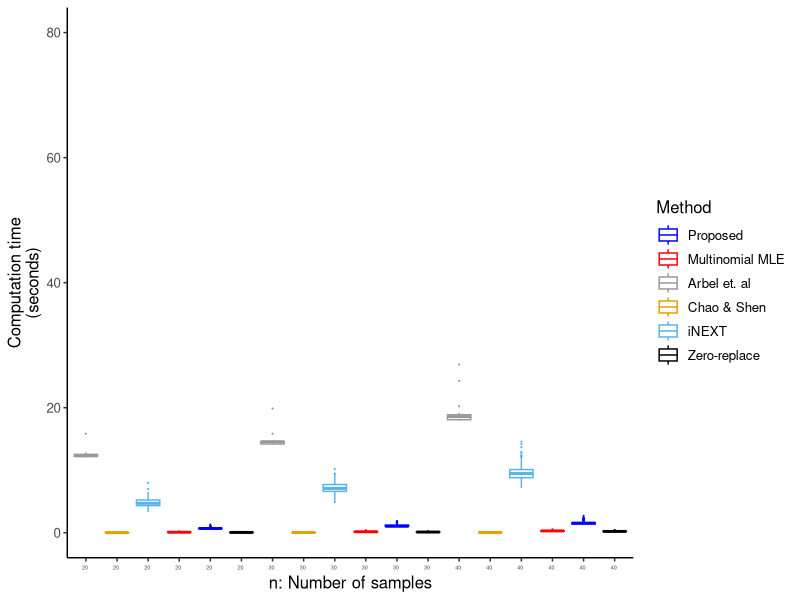
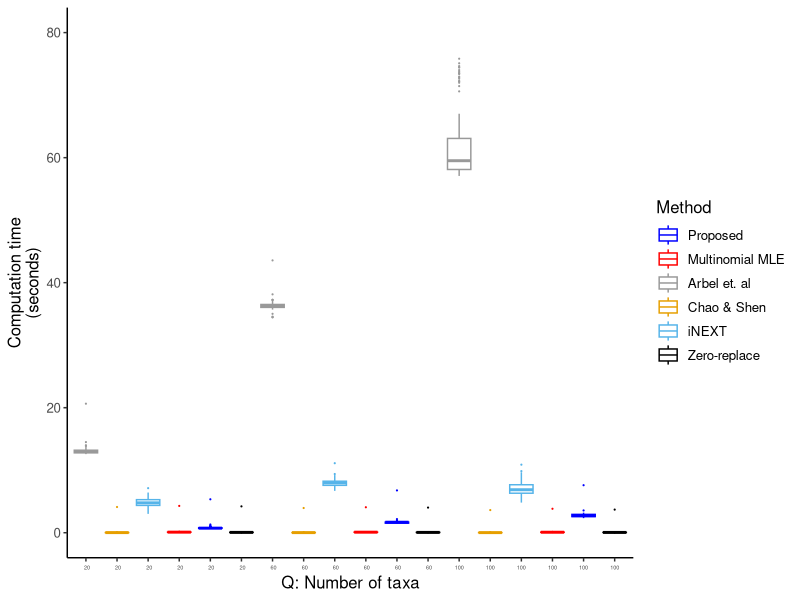
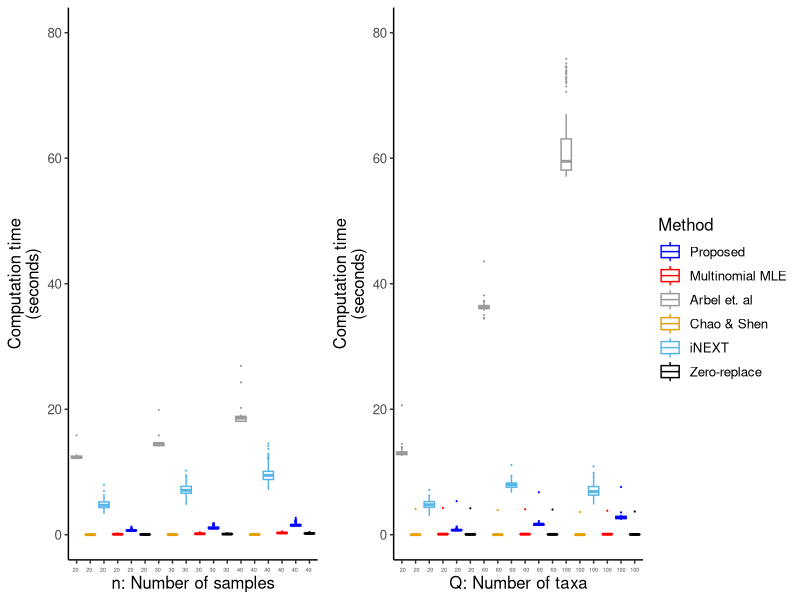
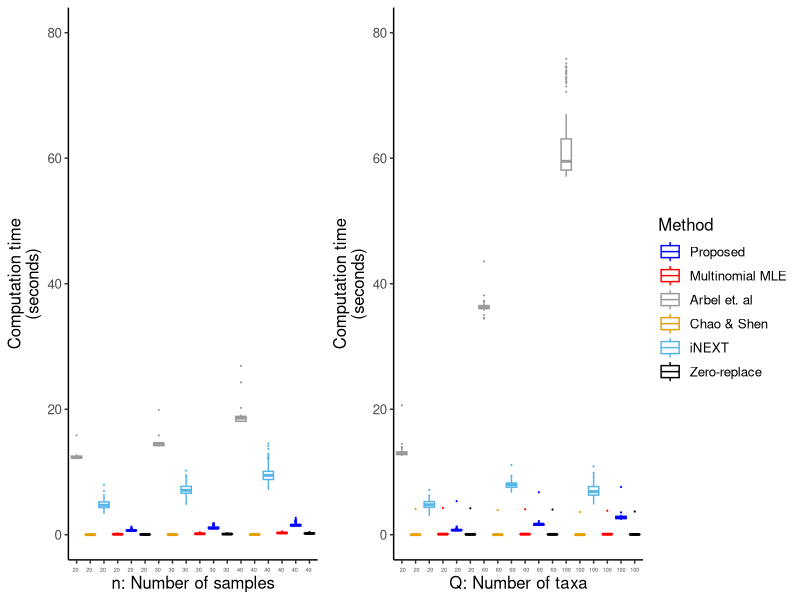

The R script that drew these images, in order:
# 

library(tidyverse)
n_df <- read_csv("../Fig2_MSE_n/n_df.csv")
q_df <- read_csv("../Fig5_MSE_numtaxa/q_df.csv")

n_df$Method %>% unique
n_df2 <- n_df %>%
  mutate(Method = factor(Method, levels = c("Proposed", 
                                            "Multinomial MLE",
                                            "Arbel et. al", 
                                            "Chao & Shen", 
                                            "iNEXT",
                                            "Zero-replace"))) %>%
  # mutate(Method = relevel(Method, "Multinomial MLE")) %>%
  # mutate(Method = relevel(Method, "Zero-replace")) %>%
  # mutate(Method = relevel(Method, "Proposed")) %>%
  # mutate(Method = plyr::revalue(Method, 
  #                               c("arbel" = "Arbel et. al",
  #                                 "divnet"="Proposed",
  #                                 "chao-shen" = "Chao &\nShen",
  #                                 "inext" = "iNEXT",
  #                                 "plug-in" = "Multinomial\nMLE",
  #                                 "plug-in-add-half" = "Zero-replace"))) %>%
  mutate(n_method = paste(n_char, " \n", Method , sep = "")) 

q_df2 <- q_df %>%
  mutate(q_method = paste(ifelse(q_char == 100, "", " "),
                          q_char, " \n", Method , sep = "")) %>%
  mutate(Method = as.factor(Method)) %>%
  mutate(Method = relevel(Method, "Multinomial MLE")) %>%
  mutate(Method = relevel(Method, "Zero-replace")) %>%
  mutate(Method = relevel(Method, "Proposed")) %>%
  mutate(q_char = factor(q_char, levels=c("20", "60", "100"))) 

time_plot_n <- n_df2 %>%
  filter(n_char > 10) %>%
  ggplot(aes(x = n_method, 
             y = time, col = Method)) +
  geom_boxplot(outlier.size=0.1) + 
  xlab("n: Number of samples") + 
  ylab("Computation time\n(seconds)") + 
  ylim(0, 80) +
  theme_bw() + 
  scale_x_discrete(breaks=n_df2$n_method,
                   labels=n_df2$n_method %>% substr(1,3)) +
  theme(text = element_text(size = 12),
        axis.text.x = element_text(size = 4) ,
        panel.border = element_blank(), panel.grid.major = element_blank(),
        panel.grid.minor = element_blank(), axis.line = element_line(colour = "black")) +
  scale_color_manual(breaks = c("Proposed", 
                                "Multinomial MLE",
                                "Arbel et. al", 
                                "Chao & Shen", 
                                "iNEXT",
                                "Zero-replace"), 
                     values = c("Proposed" = "blue",
                                "Arbel et. al" = "#999999", 
                                "Chao & Shen" = "#E69F00",
                                "iNEXT" = "#56B4E9",
                                "Multinomial MLE" = "red",
                                "Zero-replace" = "black"))  
time_plot_n

time_plot_q <- ggplot(q_df2, 
                      aes(x = q_method, 
                          y = time, col = Method)) +
  geom_boxplot(outlier.size = 0.1) + 
  xlab("Q: Number of taxa") +
  ylab("Computation time\n(seconds)") + 
  theme_bw() + 
  ylim(0, 80) +
  scale_x_discrete(breaks=q_df2$q_method,
                   labels=q_df2$q_method %>% substr(1,3)) +
  theme(text = element_text(size = 12),
        axis.text.x = element_text(size = 4) ,
        panel.border = element_blank(), panel.grid.major = element_blank(),
        panel.grid.minor = element_blank(), axis.line = element_line(colour = "black")) +
  scale_color_manual(breaks = c("Proposed", 
                                "Multinomial MLE",
                                "Arbel et. al", 
                                "Chao & Shen", 
                                "iNEXT",
                                "Zero-replace"), 
                     values = c("Proposed" = "blue",
                                "Arbel et. al" = "#999999", 
                                "Chao & Shen" = "#E69F00",
                                "iNEXT" = "#56B4E9",
                                "Multinomial MLE" = "red",
                                "Zero-replace" = "black"))  +
  NULL
time_plot_q

ggpubr::ggarrange(time_plot_n, time_plot_q, 
                  common.legend=TRUE, legend="right")
ggsave("timeplot.pdf", units="in", width=7, height=2)

